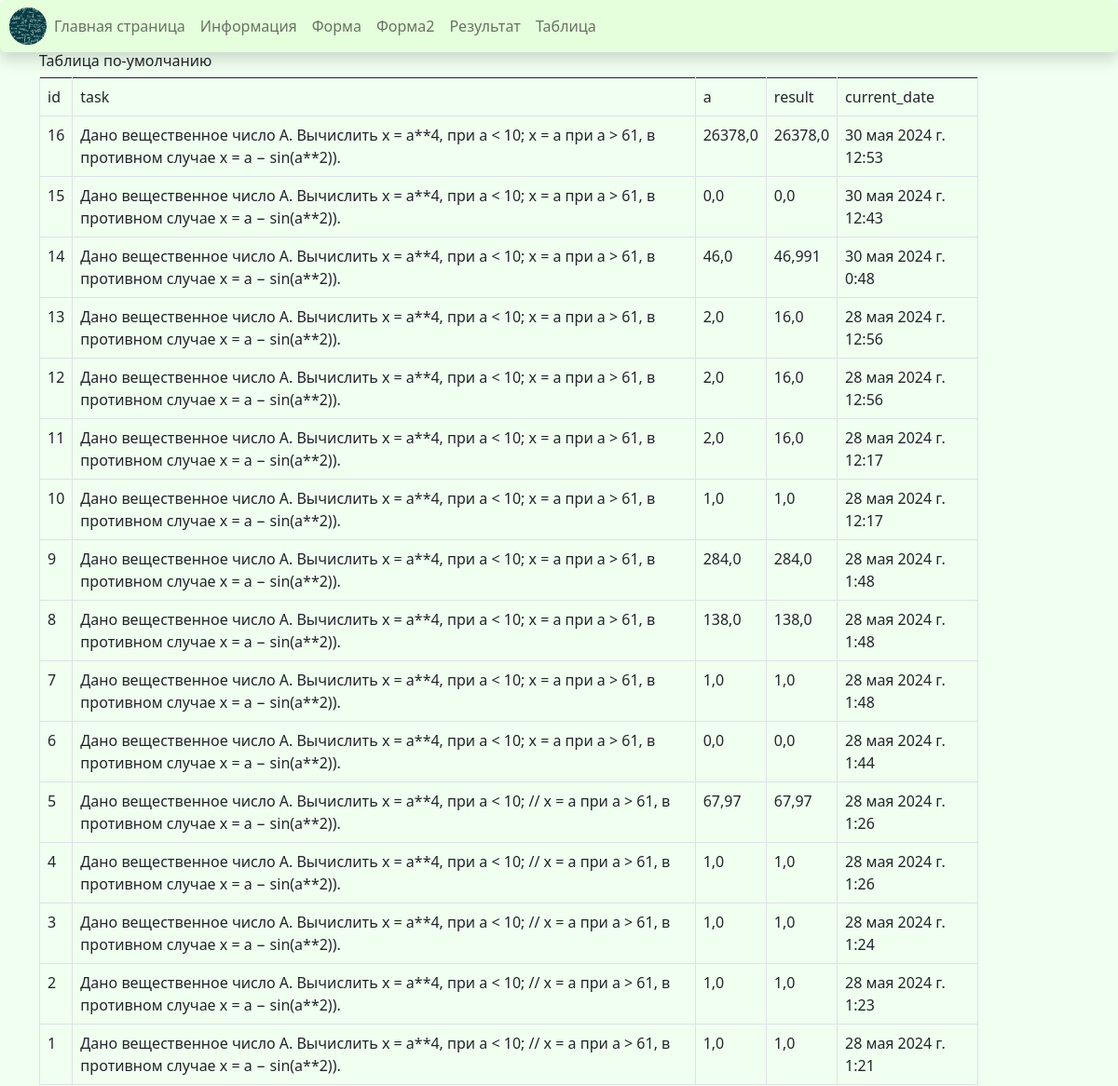
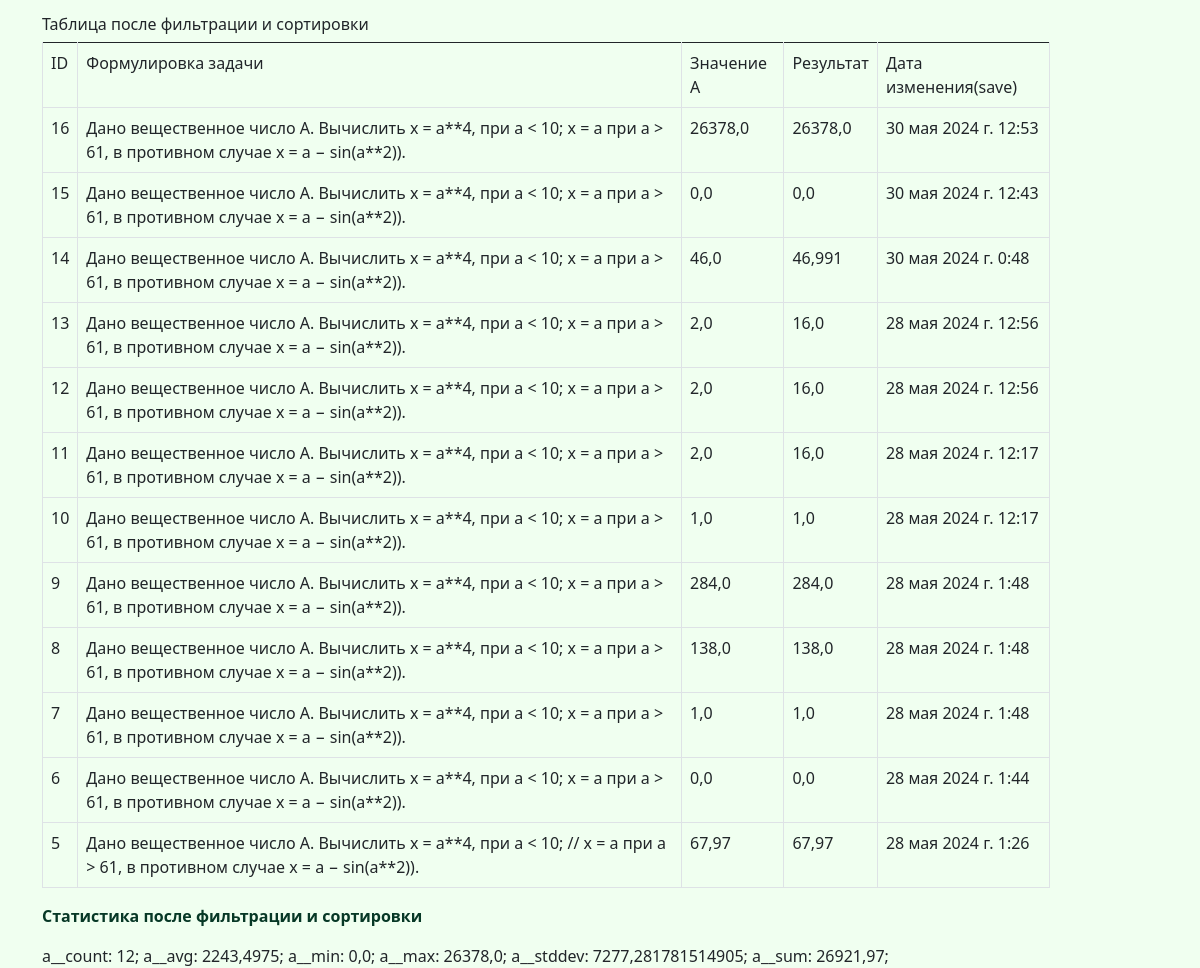
Screenshot of /table/ with the database file from the repository (2 pictures, top to bottom).
### app_1/models.py (models this page shows, shortened)
class TaskModel(models.Model):
    task = models.CharField(
        verbose_name="Формулировка задачи",
        default="Дано вещественное число A. Вычислить x = a**4, при a < 10; x = a при a > 61, в противном случае x  = a − sin(a**2)).",
        max_length=255,
    )
    a = models.FloatField(
        verbose_name="Значение А",
        default=0,
    )
    result = models.FloatField(
        verbose_name="Результат",
        default=0,
    )
    current_date = models.DateTimeField(
        verbose_name="Дата изменения(save)",
        default=datetime.now(tz=timezone.utc),
    )
    class Meta:
        verbose_name = "Таблица задачи"
        verbose_name_plural = "Таблицы задачи"
        ordering = ("-id", "-a")

### app_1/views.py (the view)
# urls.py: path('table/', views.table, name='table'),
def table(request):
    objects_values = TaskModel.objects.values()
    print("\nobjects_values:", objects_values)
    objects_values_list = (
        TaskModel.objects.values_list().filter(id__gte=5).order_by("-id")
    )
    print("\nobjects_values_list:", objects_values_list)
    cur_objects = objects_values_list
    statics_val = [
        cur_objects.aggregate(Count("a")),
        cur_objects.aggregate(Avg("a")),
        cur_objects.aggregate(Min("a")),
        cur_objects.aggregate(Max("a")),
        cur_objects.aggregate(StdDev("a")),
        cur_objects.aggregate(Sum("a")),
    ]
    print("\nstatics_val:", statics_val)
    statics = {"statics_val": statics_val}
    fields = TaskModel._meta.get_fields()
    print("\nfields", fields)
    verbose_name_list = []
    name_list = []
    for e in fields:
        verbose_name_list.append(e.verbose_name)
        name_list.append(e.name)
    print("\nverbose_name_list:", verbose_name_list)
    print("\nname_list", name_list)
    field_names = verbose_name_list
    context = {
        "objects_values": objects_values,
        "name_list": name_list,
        "objects_values_list": objects_values_list,
        "verbose_name_list": verbose_name_list,
        "statics": statics,
        "field_names": field_names,
    }
    return render(request, "table.html", context)

### templates/table.html (shortened to what this page needs)
{% extends 'layout.html' %}
{% block main %}
    <h6>Таблица по-умолчанию</h6>
    <table class="table table-bordered">
        <tbody style="border-top: 3.0px;">
        <tr>
            {% for name in name_list %}
                <td>{{ name }}</td>
            {% endfor %}
        </tr>
        {% for object in objects_values %}
            <tr>
                {% for key, value in object.items %}
                    <td>
                        {{ value }}
                    </td>
                {% endfor %}
            </tr>
        {% endfor %}
    </table>
    <h6>Таблица после фильтрации и сортировки</h6>
    <table class="table table-bordered">
        <tbody style="border-top: 3.0px;">
        <tr>
            {% for name in verbose_name_list %}
                <td>{{ name }}</td>
            {% endfor %}
        </tr>
        {% for objects_values in objects_values_list %}
            <tr>
                {% for item in objects_values %}
                    <td>
                        {{ item }}
                    </td>
                {% endfor %}
            </tr>
        {% endfor %}
    </table>
    <p><b>Статистика после фильтрации и сортировки</b></p>
    {% for item in statics.statics_val %}
        {% for k, v in  item.items %}
            {{ k }}:  {{ v }};
        {% endfor %}
    {% endfor %}
{% endblock %}

### templates/layout.html (shortened to what this page needs)
<!DOCTYPE html>
<html lang="ru">
<head>
    <link href="https://cdn.jsdelivr.net/npm/bootstrap@5.2.2/dist/css/bootstrap.min.css" rel="stylesheet" />
    {% load static %}
    <link href="{% static '/css/styles.css' %}" rel="stylesheet">
</head>
<body link="#073826">
    {% include './navigation.html' %}
    <div class="container">
        {% block main %}
        {% endblock %}
    </div>
</body>
</html>

### templates/navigation.html
{% load static %}
<nav class="navbar sticky-top navbar-expand-lg rounded shadow" style="background-color: #e5fedc;">
    <ul class="navbar-nav">
        <li class="nav-item">
                <a class="nav-link" href="{% url 'app_1:home' %}" style="padding: 0px;"><img src="{% static '/images/form_favicon.png' %}" height="40px" style="margin-left: 10px;"></a>
        </li>
        <li class="nav-item"><a class="nav-link" href="{% url 'app_1:home' %}">Главная страница</a></li>
        <li class="nav-item"><a class="nav-link" href="{% url 'app_1:info' %}">Информация</a></li>
        <li class="nav-item"><a class="nav-link" href="{% url 'app_1:task_form' %}">Форма</a></li>
        <li class="nav-item"><a class="nav-link" href="{% url 'app_1:task_model_form' %}">Форма2</a></li>
        <li class="nav-item"><a class="nav-link" href="{% url 'app_1:task_result' %}">Результат</a></li>
        <li class="nav-item"><a class="nav-link" href="{% url 'app_1:table' %}">Таблица</a></li>
    </ul>
</nav>

### static/css/styles.css (style rules this page uses)
body { width: 100%; margin: 0px auto; background-color: #f0fff0; background-repeat: no-repeat; background-position: center; background-size: cover; -webkit-background-size: cover; -moz-background-size: cover; -o-background-size: cover; align-items: center; }
h3, b, li::marker { color: #073826; }
.container { margin-left: auto; padding-right: 120px; }

### rows the page displays
TaskModel: object "16" "Дано вещественное число A. Вычислить x = a**4, при a < 10; x = a при a > 61, в противном случае x = a − sin(a**2))." "26378,0" "26378,0" "30 мая 2024 г. 12:53", objects_values "16" "Дано вещественное число A. Вычислить x = a**4, при a < 10; x = a при a > 61, в противном случае x = a − sin(a**2))." "26378,0" "26378,0" "30 мая 2024 г. 12:53"
TaskModel: object "15" "Дано вещественное число A. Вычислить x = a**4, при a < 10; x = a при a > 61, в противном случае x = a − sin(a**2))." "0,0" "0,0" "30 мая 2024 г. 12:43", objects_values "15" "Дано вещественное число A. Вычислить x = a**4, при a < 10; x = a при a > 61, в противном случае x = a − sin(a**2))." "0,0" "0,0" "30 мая 2024 г. 12:43"
TaskModel: object "14" "Дано вещественное число A. Вычислить x = a**4, при a < 10; x = a при a > 61, в противном случае x = a − sin(a**2))." "46,0" "46,991" "30 мая 2024 г. 0:48", objects_values "14" "Дано вещественное число A. Вычислить x = a**4, при a < 10; x = a при a > 61, в противном случае x = a − sin(a**2))." "46,0" "46,991" "30 мая 2024 г. 0:48"
TaskModel: object "13" "Дано вещественное число A. Вычислить x = a**4, при a < 10; x = a при a > 61, в противном случае x = a − sin(a**2))." "2,0" "16,0" "28 мая 2024 г. 12:56", objects_values "13" "Дано вещественное число A. Вычислить x = a**4, при a < 10; x = a при a > 61, в противном случае x = a − sin(a**2))." "2,0" "16,0" "28 мая 2024 г. 12:56"
TaskModel: object "12" "Дано вещественное число A. Вычислить x = a**4, при a < 10; x = a при a > 61, в противном случае x = a − sin(a**2))." "2,0" "16,0" "28 мая 2024 г. 12:56", objects_values "12" "Дано вещественное число A. Вычислить x = a**4, при a < 10; x = a при a > 61, в противном случае x = a − sin(a**2))." "2,0" "16,0" "28 мая 2024 г. 12:56"
TaskModel: object "11" "Дано вещественное число A. Вычислить x = a**4, при a < 10; x = a при a > 61, в противном случае x = a − sin(a**2))." "2,0" "16,0" "28 мая 2024 г. 12:17", objects_values "11" "Дано вещественное число A. Вычислить x = a**4, при a < 10; x = a при a > 61, в противном случае x = a − sin(a**2))." "2,0" "16,0" "28 мая 2024 г. 12:17"
TaskModel: object "10" "Дано вещественное число A. Вычислить x = a**4, при a < 10; x = a при a > 61, в противном случае x = a − sin(a**2))." "1,0" "1,0" "28 мая 2024 г. 12:17", objects_values "10" "Дано вещественное число A. Вычислить x = a**4, при a < 10; x = a при a > 61, в противном случае x = a − sin(a**2))." "1,0" "1,0" "28 мая 2024 г. 12:17"
TaskModel: object "9" "Дано вещественное число A. Вычислить x = a**4, при a < 10; x = a при a > 61, в противном случае x = a − sin(a**2))." "284,0" "284,0" "28 мая 2024 г. 1:48", objects_values "9" "Дано вещественное число A. Вычислить x = a**4, при a < 10; x = a при a > 61, в противном случае x = a − sin(a**2))." "284,0" "284,0" "28 мая 2024 г. 1:48"
TaskModel: object "8" "Дано вещественное число A. Вычислить x = a**4, при a < 10; x = a при a > 61, в противном случае x = a − sin(a**2))." "138,0" "138,0" "28 мая 2024 г. 1:48", objects_values "8" "Дано вещественное число A. Вычислить x = a**4, при a < 10; x = a при a > 61, в противном случае x = a − sin(a**2))." "138,0" "138,0" "28 мая 2024 г. 1:48"
TaskModel: object "7" "Дано вещественное число A. Вычислить x = a**4, при a < 10; x = a при a > 61, в противном случае x = a − sin(a**2))." "1,0" "1,0" "28 мая 2024 г. 1:48", objects_values "7" "Дано вещественное число A. Вычислить x = a**4, при a < 10; x = a при a > 61, в противном случае x = a − sin(a**2))." "1,0" "1,0" "28 мая 2024 г. 1:48"
TaskModel: object "6" "Дано вещественное число A. Вычислить x = a**4, при a < 10; x = a при a > 61, в противном случае x = a − sin(a**2))." "0,0" "0,0" "28 мая 2024 г. 1:44", objects_values "6" "Дано вещественное число A. Вычислить x = a**4, при a < 10; x = a при a > 61, в противном случае x = a − sin(a**2))." "0,0" "0,0" "28 мая 2024 г. 1:44"
TaskModel: object "5" "Дано вещественное число A. Вычислить x = a**4, при a < 10; // x = a при a > 61, в противном случае x = a − sin(a**2))." "67,97" "67,97" "28 мая 2024 г. 1:26", objects_values "5" "Дано вещественное число A. Вычислить x = a**4, при a < 10; // x = a при a > 61, в противном случае x = a − sin(a**2))." "67,97" "67,97" "28 мая 2024 г. 1:26"
TaskModel: object "4" "Дано вещественное число A. Вычислить x = a**4, при a < 10; // x = a при a > 61, в противном случае x = a − sin(a**2))." "1,0" "1,0" "28 мая 2024 г. 1:26"
TaskModel: object "3" "Дано вещественное число A. Вычислить x = a**4, при a < 10; // x = a при a > 61, в противном случае x = a − sin(a**2))." "1,0" "1,0" "28 мая 2024 г. 1:24"
TaskModel: object "2" "Дано вещественное число A. Вычислить x = a**4, при a < 10; // x = a при a > 61, в противном случае x = a − sin(a**2))." "1,0" "1,0" "28 мая 2024 г. 1:23"
TaskModel: object "1" "Дано вещественное число A. Вычислить x = a**4, при a < 10; // x = a при a > 61, в противном случае x = a − sin(a**2))." "1,0" "1,0" "28 мая 2024 г. 1:21"

### other values shown
{{ name }} "id" "task" "a" "result" "current_date"
{{ name }} "ID" "Формулировка задачи" "Значение А" "Результат" "Дата изменения(save)"
{{ k }} "a__count" "a__avg" "a__min" "a__max" "a__stddev" "a__sum"
{{ v }} "12" "2243,4975" "0,0" "26378,0" "7277,281781514905" "26921,97"
